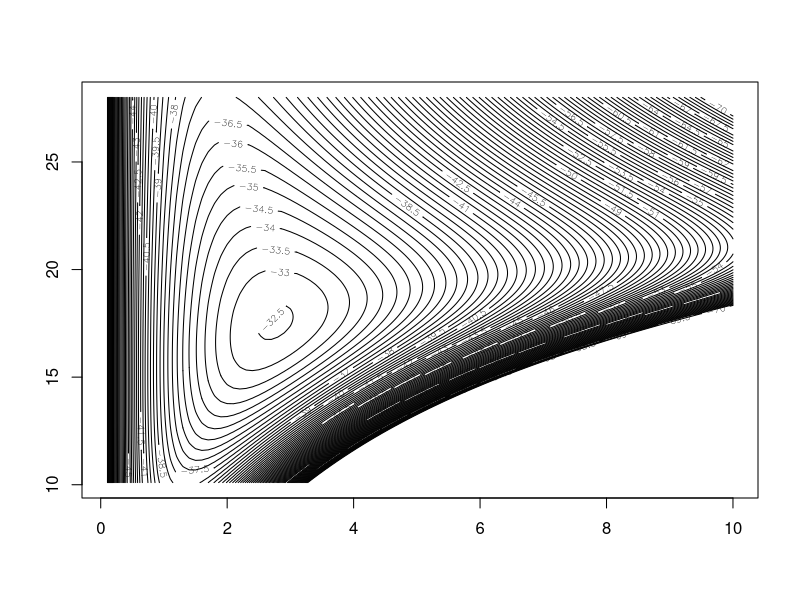
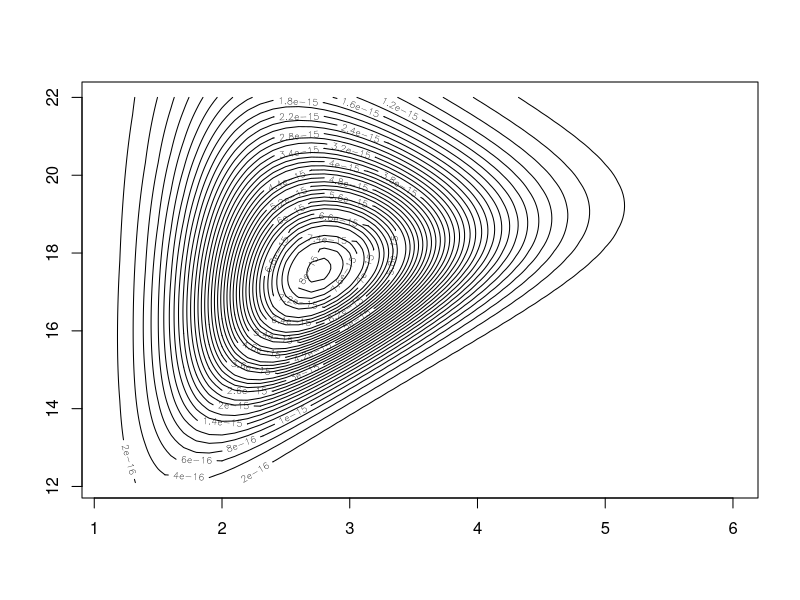

Here is the R script that generated these plots, in order:
# o = c(5.1, 7.4, 10.9, 21.3, 12.3, 15.4, 25.4, 18.2, 17.4, 22.5)
# l_lambda = function(alpha, beta, samples) {
#   loglikWei = c()
#   for (alpha_i in alpha) {
#     for (beta_i in beta) {
#       loglikWei = append(loglikWei, sum(log(dweibull(
#         samples, shape = alpha_i,scale = beta_i
#       ))))
#     }
#   }
#   return(loglikWei)
# }
# alphas = seq(0.01,6,0.01)
# betas = seq(12,22,0.01)
# a=l_lambda(alphas,betas,o)

observed_samples = c(5.1, 7.4, 10.9, 21.3, 12.3, 15.4, 25.4, 18.2, 17.4, 22.5)
like_wei <- function(sample, alpha, beta) {
  return(prod((
    sapply(sample, dweibull, shape = alpha, scale = beta)
  )))
}

log_like_wei <- function(sample, alpha, beta) {
  return(sum(log(
    sapply(sample, dweibull, shape = alpha, scale = beta)
  )))
}


vec_like_wei = Vectorize(function(alpha, beta)
  like_wei(observed_samples, alpha, beta))
vec_log_like_wei = Vectorize(function(alpha, beta)
  log_like_wei(observed_samples, alpha, beta))

alphas = seq(from = 0 + 0.1, to = 10, by = 0.1)
betas = seq(from = 10 + 0.1, to = 28, by = 0.1)
z = outer(
  alphas,
  betas,
  FUN = function(alphas, betas)
    vec_log_like_wei(alpha = alphas, beta = betas)
)
contour(alphas, betas, z, nlevels = 100, zlim = (-70:0))

alphas = seq(from = 1 + 0.1, to = 6, by = 0.1)
betas = seq(from = 12 + 0.1, to = 22, by = 0.1)
z = outer(
  alphas,
  betas,
  FUN = function(alphas, betas)
    vec_like_wei(alpha = alphas, beta = betas)
)
contour(alphas, betas, z, nlevels = 35)

######################3
llikeF<-function(v) {
  return(sum(log(dweibull(observed_samples,v[1],v[2]))))
}
hessianLlikeF <- function(v) {
  return(numDeriv::hessian(llikeF, v))
}
gradientLlikeF<- function(v) {
  return(numDeriv::jacobian(llikeF, v))
}
root = c(2,17)
for (i in 0:1000){
  gradient=gradientLlikeF(root)
  inverseHess=solve(hessianLlikeF(root))
  root = root - inverseHess%*%t(gradient) 
}

print(root)

